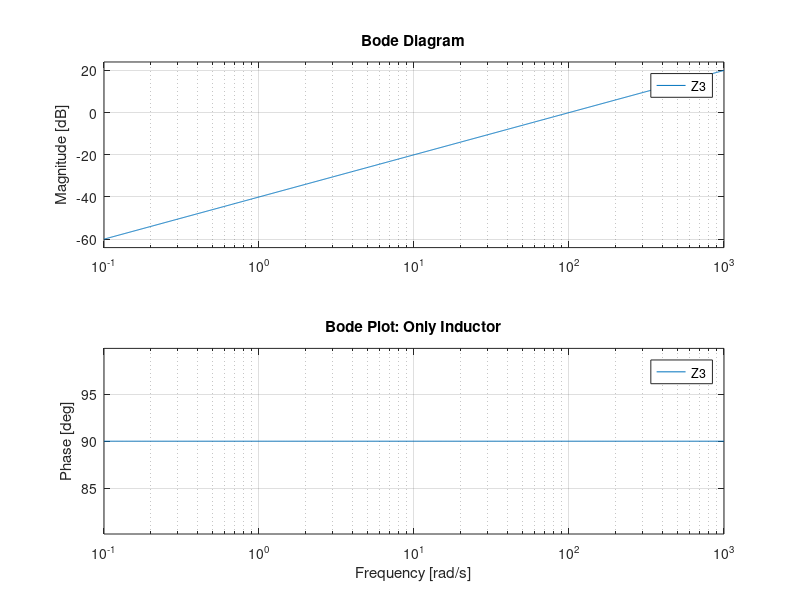
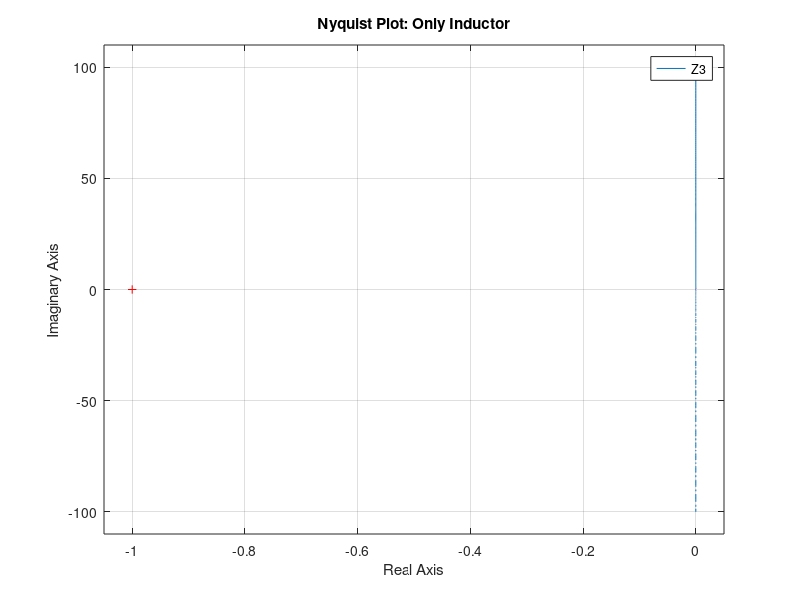

MATLAB code to generate these figures, in order:
R = 1e3;              % 1 kOhm
C = 1e-6;             % 1 uF
L = 10e-3;            % 10 mH
s = tf('s');
Z3 = s*L;
figure;
bode(Z3);
title('Bode Plot: Only Inductor');
grid on;
figure;
nyquist(Z3);
title('Nyquist Plot: Only Inductor');
grid on;
